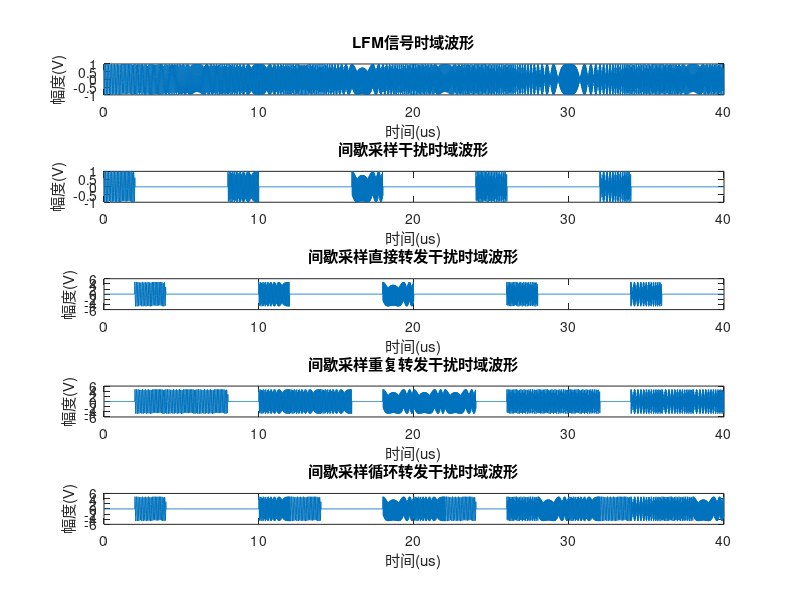
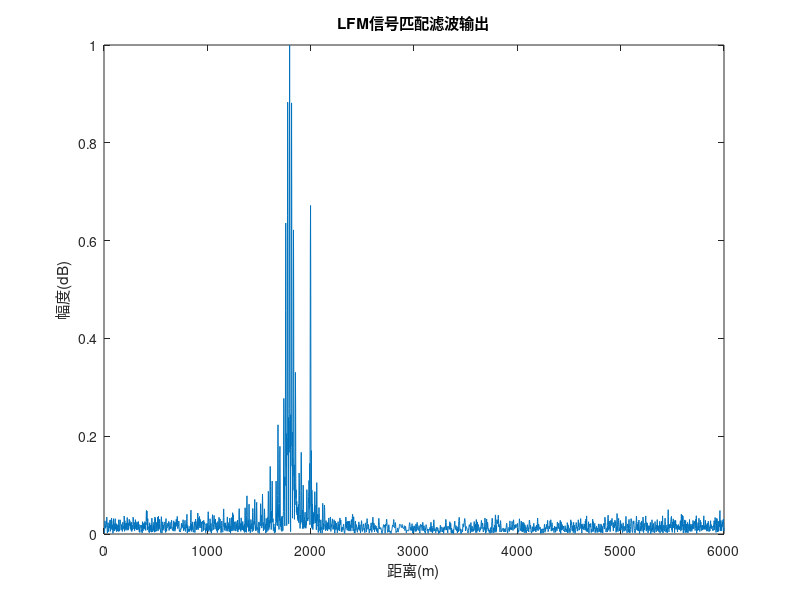
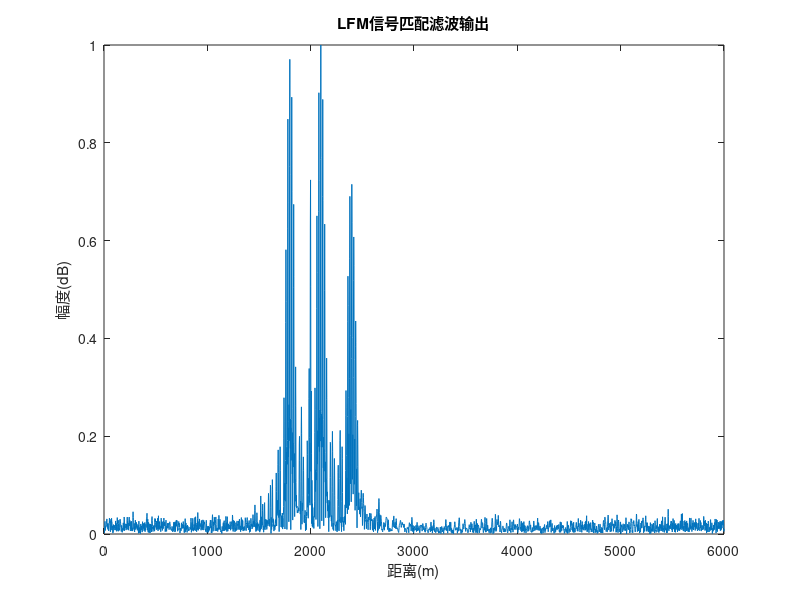
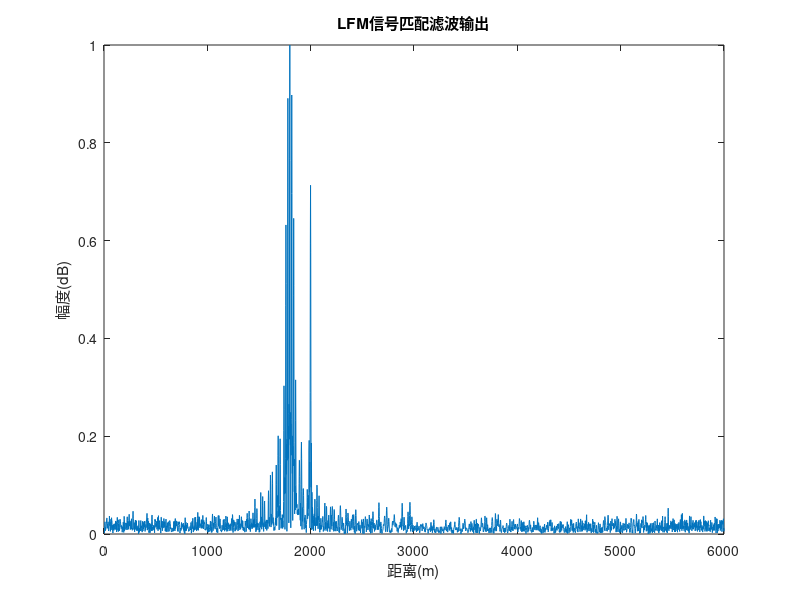

Write the MATLAB code that produced these figures, in order.
%——————————非匹配滤波—————————————
% 清除工作空间和命令窗口
clear;
clc;

%% 信号参数
T = 40e-6; % 信号时宽 40 us
B = 40e6; % 带宽 40 MHz
fs = 2 * B; % 采样频率，至少为带宽的两倍
t = 0:1/fs:T-1/fs; % 时间向量
t1 = -T/2 : 1/fs : T/2-1/fs;
L = length(t); % 信号长度
RCS = 1;

% 距离参数
R_center = 60e3; % 场景中心距离 60 km
R_target1 = 2e3; % 目标距离中心 2 km
R_target2 = 1.5e3;
R_jammer = 1.5e3; % 干扰机距离中心 1.5 km
c = 3e8; % 光速
target1_delay = 2 * R_target1 / c; % 往返延迟
target2_delay = 2 * R_target2 / c; % 往返延迟
jammer_delay = 2 * R_jammer / c;

% 干扰机参数
T_samp_jammer = 2e-6; % 干扰机采样时宽 2 us
Ts_jammer = 8e-6; % 干扰机采样周期 8 us

% 信干比和信噪比
SIR = -15; % 信干比 -15 dB
SNR = 0; % 信噪比 0 dB

%% 生成 LFM 信号
f0 = 10e6; % 起始频率
k = B / T; % 调频斜率
LFM_signal = exp(1j * (2 * pi * f0 * t + pi * k * t.^2));% LFM 信号
LFM_signal = LFM_signal';
signal_power = sum(abs(LFM_signal).^2)/L;% 计算信号功率
interference_power = signal_power / (10^(SIR/20));% 计算干扰功率
noise_power = signal_power / (10^(SNR/20));% 计算噪声功率

% 生成间歇采样脉冲串与干扰信号
pulse_train = zeros(length(t),1);
t_samp_jammer = 0 : 1/fs : T_samp_jammer-1/fs;
num_samps_jammer = length(t_samp_jammer);% 单次采样点数
num_periods = floor((T - T_samp_jammer) / Ts_jammer)+1;% 信号时宽内采样次数
for n = 0:num_periods-1%第n次采样
    start_idx = round((n * Ts_jammer) * fs)+1;%单次采样起始采样点数
    end_idx = start_idx + num_samps_jammer - 1;%终止采样点数
    if end_idx > L
        end_idx = L;
    end
    pulse_train(start_idx:end_idx) = 1; % 将采样时段置为 1
end
LFM_j = LFM_signal .* pulse_train;% 3200*1
Jammer_signal = LFM_j * sqrt(interference_power/sum(abs(LFM_j).^2)*L);
jammer_delay_index = round(jammer_delay * fs);%干扰机路程时延
%ISDRJ
jammer_ISDRJ = zeros(L,1);% 3200*1
Jammer_ISDRJ = zeros(L,1);% 3200*1
if jammer_delay_index < length(t)
    Jammer_ISDRJ(num_samps_jammer : end,1) = Jammer_signal(1 : end-num_samps_jammer+1,1);
    jammer_ISDRJ(jammer_delay_index:end,1) = Jammer_ISDRJ(1:end-jammer_delay_index + 1,1);
end
%ISPRJ
jammer_ISPRJ = zeros(L,1);% 3200*1
Jammer_ISPRJ = zeros(L,1);% 3200*1
for n = 0:num_periods-1% 第n次采样
    start_idx = round((n * Ts_jammer) * fs)+1;
    end_idx = start_idx + num_samps_jammer-1;
    Jammer_n = Jammer_signal(start_idx : end_idx,1);
    Jammer_ISPRJ(end_idx+1 : round(((n+1) * Ts_jammer) * fs),1) = [Jammer_n;Jammer_n;Jammer_n];
end
if jammer_delay_index < length(t)
    jammer_ISPRJ(jammer_delay_index:end,1) = Jammer_ISPRJ(1:end-jammer_delay_index + 1,1);
end
%ISCRJ
jammer_ISCRJ = zeros(L,1);% 3200*1
Jammer_ISCRJ = zeros(L,1);% 3200*1
Jammer_n = zeros(5*num_samps_jammer,1);
z = length(Jammer_n);
for n = 0:num_periods-1% 第n次采样
    start_idx = round((n * Ts_jammer) * fs)+1;
    end_idx = start_idx + num_samps_jammer-1;
    Jammer_n = [Jammer_signal(start_idx : end_idx,1);Jammer_n(1:z-end_idx+start_idx-1,1)];
    if end_idx+1+z-1 <= L
        Jammer_ISCRJ(end_idx+1 : end_idx+1+z-1) = Jammer_ISCRJ(end_idx+1 : end_idx+1+z-1) + Jammer_n;
    else
        Jammer_ISCRJ(end_idx+1 : L,1) = Jammer_ISCRJ(end_idx+1 : L,1) + Jammer_n(1:L-end_idx,1);
    end
end
if jammer_delay_index < length(t)
    jammer_ISCRJ(jammer_delay_index:end,1) = Jammer_ISCRJ(1:end-jammer_delay_index + 1,1);
end

figure;
subplot(511);
plot(t*1e6,real(LFM_signal));
title('LFM信号时域波形');
xlabel('时间(us)');
ylabel('幅度(V)');
subplot(512)
plot(t*1e6,real(LFM_j));
title('间歇采样干扰时域波形');
xlabel('时间(us)');
ylabel('幅度(V)');
subplot(513);
plot(t*1e6,real(Jammer_ISDRJ));
title('间歇采样直接转发干扰时域波形');
xlabel('时间(us)');
ylabel('幅度(V)');
subplot(514);
plot(t*1e6,real(Jammer_ISPRJ));
title('间歇采样重复转发干扰时域波形');
xlabel('时间(us)');
ylabel('幅度(V)');
subplot(515);
plot(t*1e6,real(Jammer_ISCRJ));
title('间歇采样循环转发干扰时域波形');
xlabel('时间(us)');
ylabel('幅度(V)');
% 计算噪声信号
noise = sqrt(noise_power/2)*(randn(L,1) + 1j * randn(L,1));
% 目标回波(多目标)
target1_echo = zeros(L,1);% 3200*1
target2_echo = zeros(L,1);% 3200*1
target1_delay_index = round(target1_delay * fs);
target2_delay_index = round(target2_delay * fs);
if target1_delay_index < length(t) && target2_delay_index < length(t)
    target1_echo(target1_delay_index:end,1) = RCS * LFM_signal(1:end-target1_delay_index + 1,1);%目标1回波
    target2_echo(target2_delay_index:end,1) = RCS * LFM_signal(1:end-target2_delay_index + 1,1);%目标2回波
end
%% 最终回波(单目标，2km)
sig_single_ISDRJ = (target1_echo + jammer_ISDRJ + noise);
sig_single_ISPRJ = (target1_echo + jammer_ISPRJ + noise);
sig_single_ISCRJ = (target1_echo + jammer_ISCRJ + noise);
% 匹配滤波
matching_filter = conj(flip(LFM_signal));
output_single_ISDRJ = conv(sig_single_ISDRJ, matching_filter,'same');
output_single_ISDRJ = fftshift(output_single_ISDRJ);
x = 1:L;
x = (x*c)/(2*fs);
figure;
plot(x,abs(output_single_ISDRJ)/max(abs(output_single_ISDRJ)));
title('LFM信号匹配滤波输出');
xlabel('距离(m)');
ylabel('幅度(dB)');

output_single_ISPRJ = conv(sig_single_ISPRJ, matching_filter,'same');
output_single_ISPRJ = fftshift(output_single_ISPRJ);
figure;
plot(x,abs(output_single_ISPRJ)/max(abs(output_single_ISPRJ)));
title('LFM信号匹配滤波输出');
xlabel('距离(m)');
ylabel('幅度(dB)');

output_single_ISCRJ = conv(sig_single_ISCRJ, matching_filter,'same');
output_single_ISCRJ = fftshift(output_single_ISCRJ);
figure;
plot(x,abs(output_single_ISCRJ)/max(abs(output_single_ISCRJ)));
title('LFM信号匹配滤波输出');
xlabel('距离(m)');
ylabel('幅度(dB)');

% 非匹配滤波
non_matched_filter_impulse = conj(flip(LFM_signal - LFM_j));
filtered_single_ISDRJ = conv(sig_single_ISDRJ, non_matched_filter_impulse,'same');
filtered_single_ISDRJ = fftshift(filtered_single_ISDRJ);
x = 1:L;
x = (x*c)/(2*fs);
figure;
plot(x, abs(filtered_single_ISDRJ)/max(abs(filtered_single_ISDRJ)));
title('LFM信号非匹配滤波输出');
xlabel('距离(m)');
ylabel('幅度(dB)');

filtered_single_ISPRJ = conv(sig_single_ISPRJ, non_matched_filter_impulse,'same');
filtered_single_ISPRJ = fftshift(filtered_single_ISPRJ);
figure;
plot(x, abs(filtered_single_ISPRJ)/max(abs(filtered_single_ISPRJ)));
title('LFM信号非匹配滤波输出');
xlabel('距离(m)');
ylabel('幅度(dB)');

filtered_single_ISCRJ = conv(sig_single_ISCRJ, non_matched_filter_impulse,'same');
filtered_single_ISCRJ = fftshift(filtered_single_ISCRJ);
figure;
plot(x, abs(filtered_single_ISCRJ)/max(abs(filtered_single_ISCRJ)));
title('LFM信号非匹配滤波输出');
xlabel('距离(m)');
ylabel('幅度(dB)');

%% 最终回波(多目标，2km，1.5km)
sig_multi_ISDRJ = (target1_echo + target2_echo + jammer_ISDRJ + noise);
sig_multi_ISPRJ = (target1_echo + target2_echo + jammer_ISPRJ + noise);
sig_multi_ISCRJ = (target1_echo + target2_echo + jammer_ISCRJ + noise);
% 匹配滤波
matching_filter = conj(flip(LFM_signal));
output_multi_ISDRJ = conv(sig_multi_ISDRJ, matching_filter,'same');
output_multi_ISDRJ = fftshift(output_multi_ISDRJ);
x = 1:L;
x = (x*c)/(2*fs);
figure;
plot(x,abs(output_multi_ISDRJ)/max(abs(output_multi_ISDRJ)));
title('LFM信号匹配滤波输出');
xlabel('距离(m)');
ylabel('幅度(dB)');

output_multi_ISPRJ = conv(sig_multi_ISPRJ, matching_filter,'same');
output_multi_ISPRJ = fftshift(output_multi_ISPRJ);
figure;
plot(x,abs(output_multi_ISPRJ)/max(abs(output_multi_ISPRJ)));
title('LFM信号匹配滤波输出');
xlabel('距离(m)');
ylabel('幅度(dB)');

output_multi_ISCRJ = conv(sig_multi_ISCRJ, matching_filter,'same');
output_multi_ISCRJ = fftshift(output_multi_ISCRJ);
figure;
plot(x,abs(output_multi_ISCRJ)/max(abs(output_multi_ISCRJ)));
title('LFM信号匹配滤波输出');
xlabel('距离(m)');
ylabel('幅度(dB)');

% 非匹配滤波
non_matched_filter_impulse = conj(flip(LFM_signal - LFM_j));
filtered_multi_ISDRJ = conv(sig_multi_ISDRJ, non_matched_filter_impulse,'same');
filtered_multi_ISDRJ = fftshift(filtered_multi_ISDRJ);
x = 1:L;
x = (x*c)/(2*fs);
figure;
plot(x, abs(filtered_multi_ISDRJ)/max(abs(filtered_multi_ISDRJ)));
title('LFM信号非匹配滤波输出');
xlabel('距离(m)');
ylabel('幅度(dB)');

filtered_multi_ISPRJ = conv(sig_multi_ISPRJ, non_matched_filter_impulse,'same');
filtered_multi_ISPRJ = fftshift(filtered_multi_ISPRJ);
figure;
plot(x, abs(filtered_multi_ISPRJ)/max(abs(filtered_multi_ISPRJ)));
title('LFM信号非匹配滤波输出');
xlabel('距离(m)');
ylabel('幅度(dB)');

filtered_multi_ISCRJ = conv(sig_multi_ISCRJ, non_matched_filter_impulse,'same');
filtered_multi_ISCRJ = fftshift(filtered_multi_ISCRJ);
figure;
plot(x, abs(filtered_multi_ISCRJ)/max(abs(filtered_multi_ISCRJ)));
title('LFM信号非匹配滤波输出');
xlabel('距离(m)');
ylabel('幅度(dB)');

